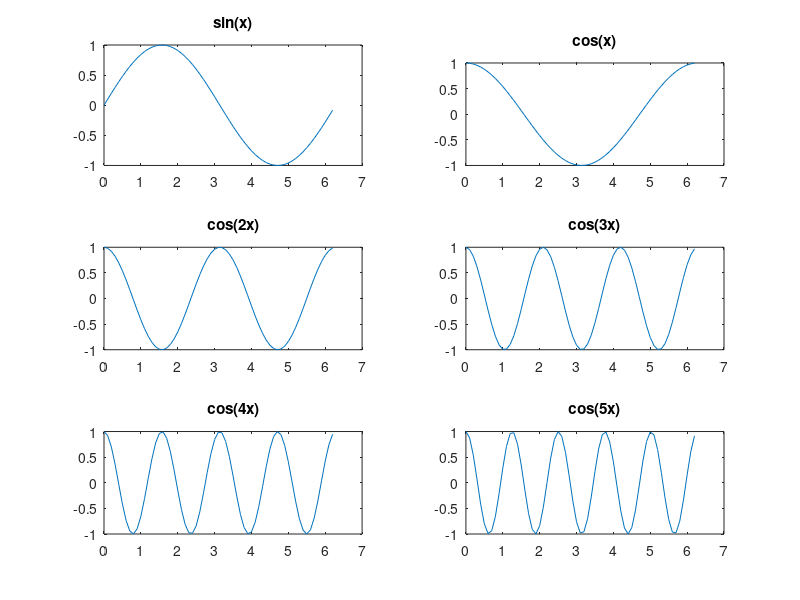

This chart was generated by the following MATLAB code:
x = 0:0.1:2*pi;

subplot(3,2,1,'align') %Align the subplots’ axes horizontally and vertically
plot(x,sin(x))
title('sin(x)')

subplot(3,2,2)
plot(x,cos(x))
title('cos(x)')

subplot(3,2,3)
plot(x,cos(2*x))
title('cos(2x)')

subplot(3,2,4)
plot(x,cos(3*x))
title('cos(3x)')

subplot(3,2,5)
plot(x,cos(4*x))
title('cos(4x)')

subplot(3,2,6)
plot(x,cos(5*x))
title('cos(5x)')

%subplot(m, n, p)
%m → number of rows
%n → number of columns
%p → position number (counted left-to-right, top-to-bottom)